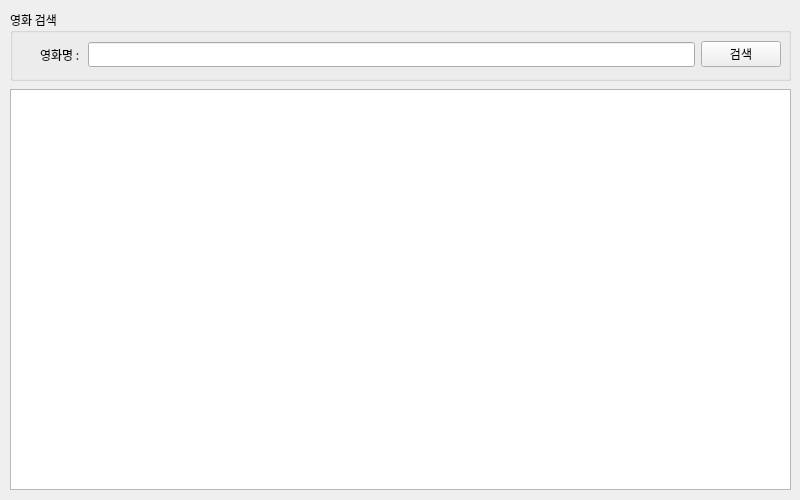
<?xml version="1.0" encoding="UTF-8"?>
<ui version="4.0">
 <class>FrmMain</class>
 <widget class="QWidget" name="FrmMain">
  <property name="geometry">
   <rect>
    <x>0</x>
    <y>0</y>
    <width>800</width>
    <height>500</height>
   </rect>
  </property>
  <property name="sizePolicy">
   <sizepolicy hsizetype="Fixed" vsizetype="Fixed">
    <horstretch>0</horstretch>
    <verstretch>0</verstretch>
   </sizepolicy>
  </property>
  <property name="minimumSize">
   <size>
    <width>800</width>
    <height>500</height>
   </size>
  </property>
  <property name="maximumSize">
   <size>
    <width>800</width>
    <height>500</height>
   </size>
  </property>
  <property name="font">
   <font>
    <family>나눔고딕</family>
   </font>
  </property>
  <property name="windowTitle">
   <string>네이버API 영화검색앱</string>
  </property>
  <widget class="QWidget" name="verticalLayoutWidget">
   <property name="geometry">
    <rect>
     <x>10</x>
     <y>10</y>
     <width>781</width>
     <height>71</height>
    </rect>
   </property>
   <layout class="QVBoxLayout" name="searchLayout">
    <item>
     <widget class="QGroupBox" name="groupBox">
      <property name="title">
       <string>영화 검색</string>
      </property>
      <widget class="QWidget" name="layoutWidget">
       <property name="geometry">
        <rect>
         <x>30</x>
         <y>24</y>
         <width>741</width>
         <height>41</height>
        </rect>
       </property>
       <layout class="QHBoxLayout" name="horizontalLayout">
        <item>
         <widget class="QLabel" name="label">
          <property name="text">
           <string>영화명 : </string>
          </property>
         </widget>
        </item>
        <item>
         <widget class="QLineEdit" name="txtSearch"/>
        </item>
        <item>
         <widget class="QPushButton" name="btnSearch">
          <property name="text">
           <string>검색</string>
          </property>
         </widget>
        </item>
       </layout>
      </widget>
     </widget>
    </item>
   </layout>
  </widget>
  <widget class="QWidget" name="verticalLayoutWidget_2">
   <property name="geometry">
    <rect>
     <x>10</x>
     <y>89</y>
     <width>781</width>
     <height>401</height>
    </rect>
   </property>
   <layout class="QVBoxLayout" name="resultLayout">
    <item>
     <widget class="QTableWidget" name="tblResult">
      <property name="font">
       <font>
        <family>나눔고딕</family>
       </font>
      </property>
     </widget>
    </item>
   </layout>
  </widget>
 </widget>
 <resources/>
 <connections/>
</ui>
